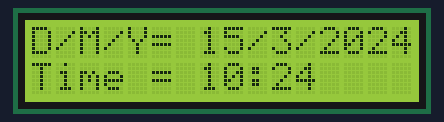
This sketch was run on a simulated Arduino Uno, built with avr-gcc and run on an emulated ATmega328P. Shown: 16×2 character LCD. The local clock reads 2024-03-15 10:24:30 at power-on unless the sketch sets it.

Above: at 0.2 s.
At 30.2 s:
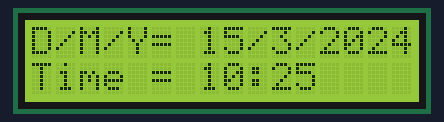
At 90.3 s:
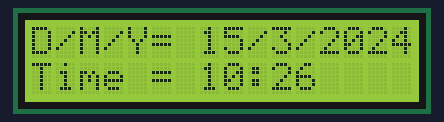

Measured:
- what the display in image 1 shows lasts 60.1 s, from 30.2 s to 90.3 s

The sketch:

Check14_1.ino
```cpp
//14.1
#include <LiquidCrystal_I2C.h>
#include <Wire.h>
#include <TimeLib.h>
#include <DS1307RTC.h>

LiquidCrystal_I2C lcd(0x27, 16, 2); //Module IIC/I2C Interface

tmElements_t tm; //ตัวแปรโครงสร้างข้อมูล

void print2digits(int number) {
  if (number >= 0 && number < 10) {
    lcd.print('0');
  }
  lcd.print(number);
}

void setup()
{
  Wire.begin();
  lcd.init();
  lcd.backlight(); // เปิด backlight
}

void loop()
{
  if (RTC.read(tm)) {
    lcd.setCursor(0, 0);
    lcd.print("D/M/Y= ");
    lcd.print(tm.Day);
    lcd.print('/');
    lcd.print(tm.Month);
    lcd.print('/');
    lcd.print(tmYearToCalendar(tm.Year));
    lcd.print("    ");

    lcd.setCursor(0, 1);
    lcd.print("Time = ");
    print2digits(tm.Hour);
    lcd.print(':');
    print2digits(tm.Minute);
    lcd.print("    ");
  } else {
    lcd.setCursor(0, 0);
    lcd.print("RTC read error  ");
    lcd.setCursor(0, 1);
    lcd.print("Check circuit   ");
  }

  delay(1000);
}
```
